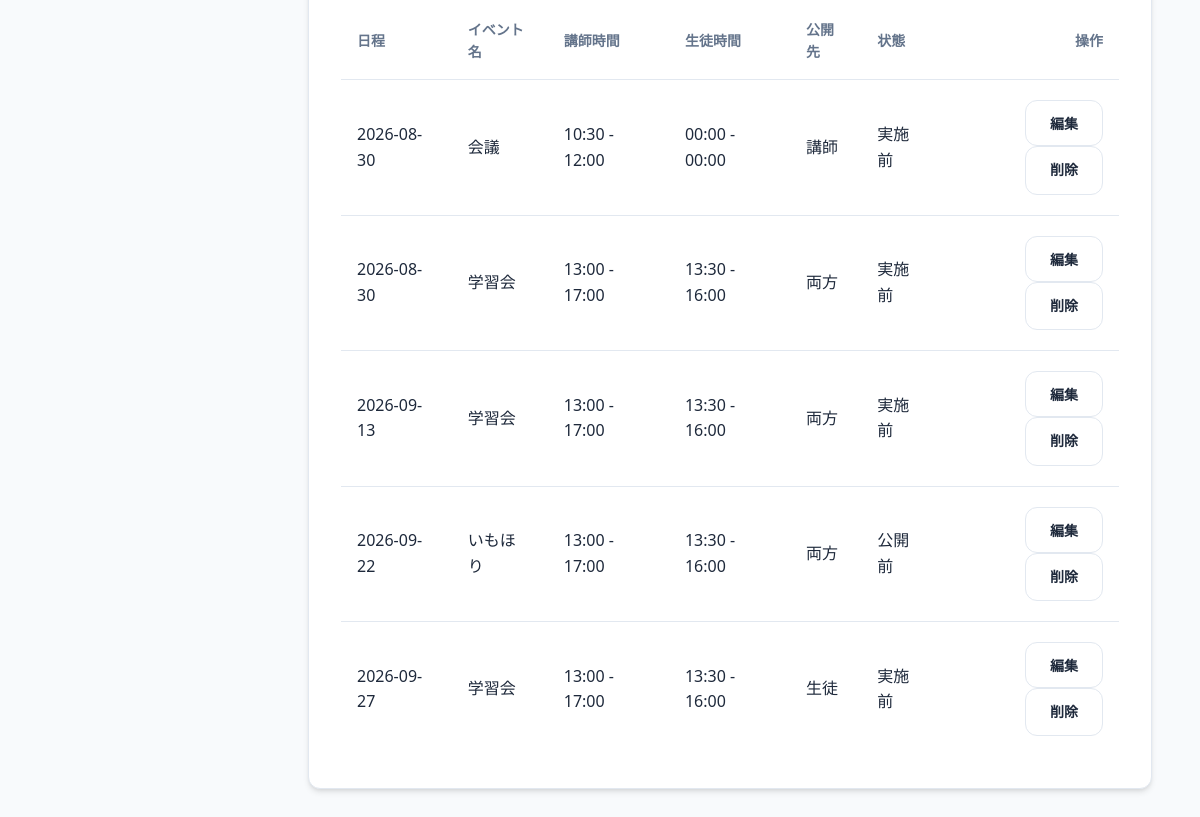
Page /events (signed in, lower part) on the earlier database version.
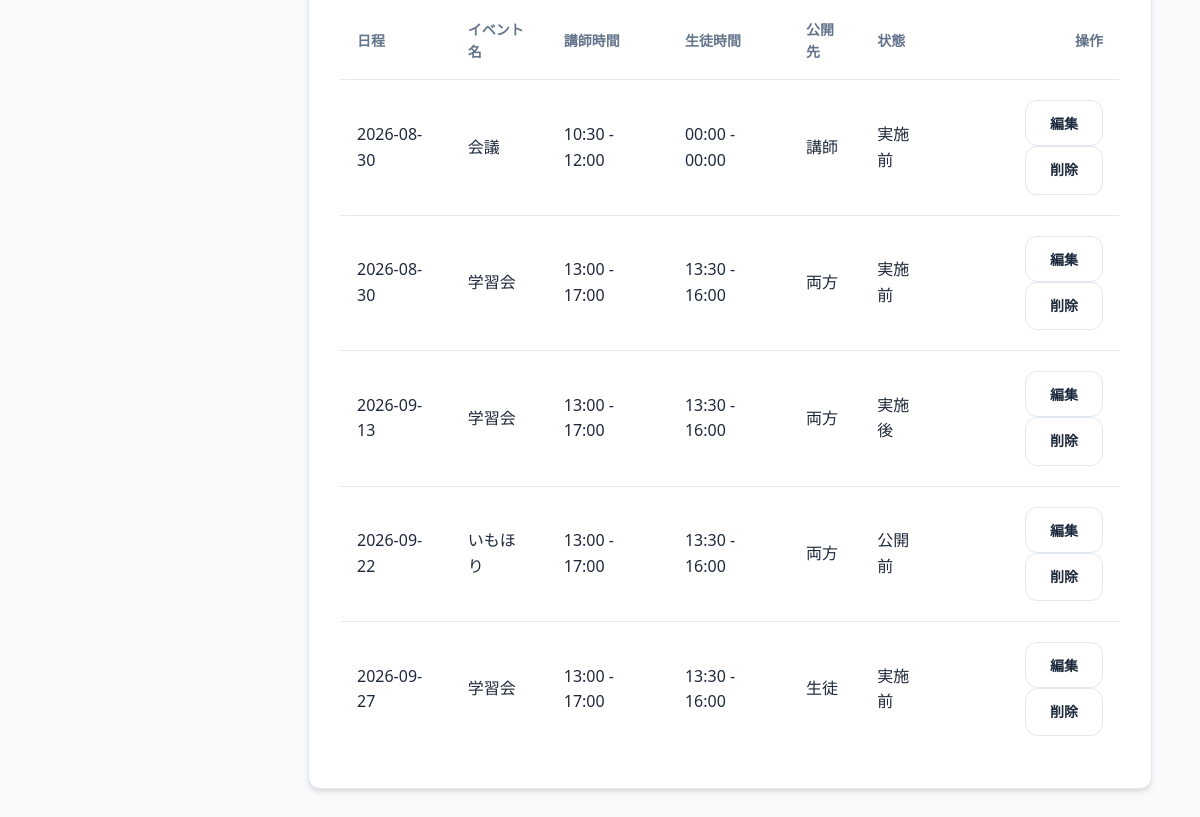
Same page on the later database version.
### models.py (models this page shows)
class Event(db.Model):
    id = db.Column(db.Integer, primary_key=True)
    date = db.Column(db.DateTime, nullable=False)
    name = db.Column(db.String(100), nullable=False)
    organization_id = db.Column(db.Integer, db.ForeignKey('organization.id'), nullable=False)
    organization = db.relationship('Organization')
    venues = db.relationship('Venue', secondary=event_venue, backref='events')
    teacher_start = db.Column(db.String(5), nullable=False)
    teacher_end = db.Column(db.String(5), nullable=False)
    student_start = db.Column(db.String(5), nullable=False)
    student_end = db.Column(db.String(5), nullable=False)
    publish_to = db.Column(db.String(20), default='両方')
    status = db.Column(db.String(20), default='公開前')

### app.py (the view)
@app.route('/events')
@login_required
@organization_required
def events():
    org_id = session['organization_id']
    hidden_statuses = request.args.getlist('hidden_status')
    if 'filter_applied' not in request.args:
        hidden_statuses = ['完了']
    start_date = request.args.get('start_date')
    end_date = request.args.get('end_date')
    query = Event.query.filter_by(organization_id=org_id)
    if hidden_statuses:
        query = query.filter(~Event.status.in_(hidden_statuses))
    if start_date:
        query = query.filter(Event.date >= datetime.strptime(start_date, '%Y-%m-%d'))
    if end_date:
        query = query.filter(Event.date <= datetime.strptime(end_date, '%Y-%m-%d'))
    events = query.order_by(Event.date).all()
    configs = {c.key: c.value for c in Config.query.filter_by(organization_id=org_id).all()}
    return render_template('events.html', events=events, configs=configs,
                           hidden_statuses=hidden_statuses, start_date=start_date, end_date=end_date)

### app.py (called while the page is built)
def login_required(f):
    @wraps(f)
    def decorated_function(*args, **kwargs):
        if 'user_id' not in session:
            return redirect(url_for('login'))
        return f(*args, **kwargs)
    return decorated_function

def organization_required(f):
    @wraps(f)
    def decorated_function(*args, **kwargs):
        if 'user_id' not in session:
            return redirect(url_for('login'))
        user = User.query.get(session['user_id'])
        session['organization_id'] = user.organization_id
        session['org_name'] = user.organization.name
        return f(*args, **kwargs)
    return decorated_function

@app.context_processor
def inject_user():
    user = None
    if 'user_id' in session:
        user = User.query.get(session['user_id'])
    return dict(current_user=user)

### templates/events.html (shortened to what this page needs)
{% extends "base.html" %}
{% block content %}
<div class="card">
    <div class="table-container">
        <table>
            <thead>
                <tr>
                    <th>日程</th>
                    <th>イベント名</th>
                    <th>講師時間</th>
                    <th>生徒時間</th>
                    <th>公開先</th>
                    <th>状態</th>
                    <th style="text-align: right;">操作</th>
                </tr>
            </thead>
            <tbody>
                {% for e in events %}
                <tr>
                    <td>{{ e.date.strftime('%Y-%m-%d') }}</td>
                    <td>{{ e.name }}</td>
                    <td>{{ e.teacher_start }} - {{ e.teacher_end }}</td>
                    <td>{{ e.student_start }} - {{ e.student_end }}</td>
                    <td>{{ e.publish_to }}</td>
                    <td>{{ e.status }}</td>
                    <td style="text-align: right;">
                        <button class="btn btn-outline" onclick="editEvent('{{ e.id }}', '{{ e.date.strftime('%Y-%m-%d') }}', '{{ e.name }}', '{{ e.teacher_start }}', '{{ e.teacher_end }}', '{{ e.student_start }}', '{{ e.student_end }}', '{{ e.publish_to }}', '{{ e.status }}')">編集</button>
                        <a href="/event/delete/{{ e.id }}" class="btn btn-outline btn-danger" onclick="return confirm('本当に削除しますか？')">削除</a>
                    </td>
                </tr>
                {% endfor %}
            </tbody>
        </table>
    </div>
</div>
{% endblock %}

Differences in the rows shown:
changed Event: status "実施前" → "実施後"
